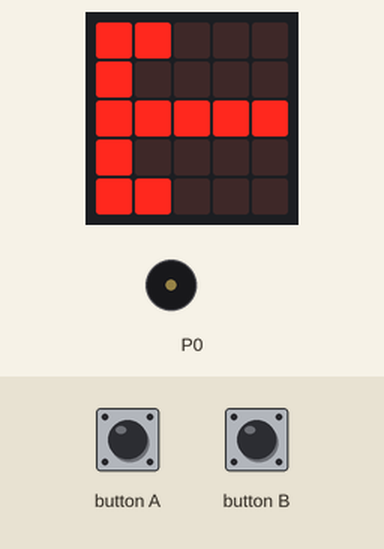
Recording of a program running on a simulated BBC micro:bit (MakeCode). Shown: the board's 5×5 LED display, buzzer (waves = sounding). The test bench sets the inputs (shaded band). Random numbers come from a fixed seed; the 48×5 strip is a reading aid, not a part: it shows the text the display is scrolling, unrolled, one strip-width of it at a time.

Above: at 1.6 s.
1.7 s: button A pressed for 0.15 s
At 2.2 s:
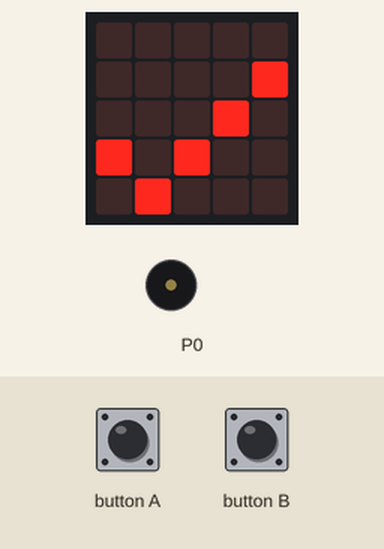
At 3.65 s:
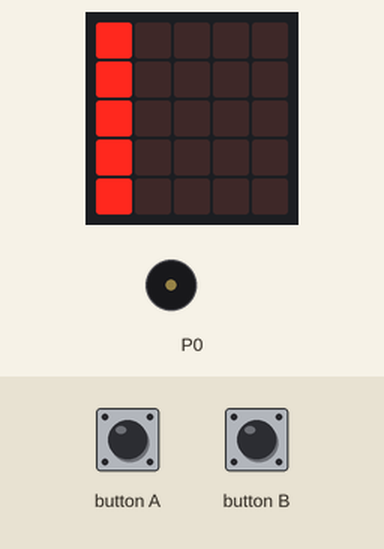
4.8 s: button B pressed for 0.15 s
At 6.6 s:
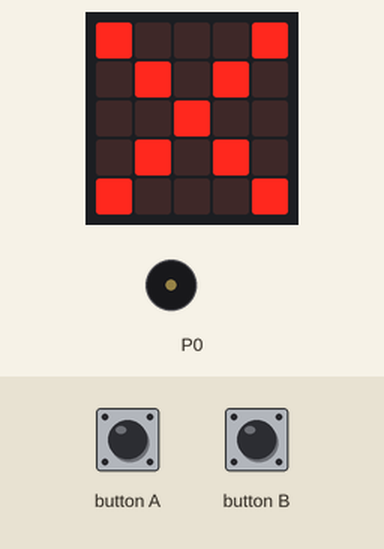
Timing chart, 0 to 14.6 s (numbered marks = the images above; inputs shaded):
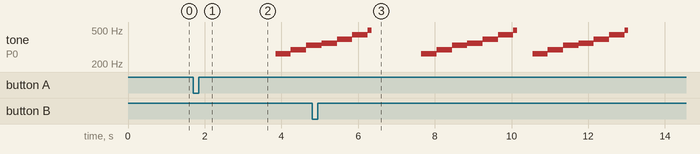

Measured:
- after the input at 1.7 s, tone on P0: silent → 262 Hz after 2.2 s, → 294 Hz 0.40 s later, → 330 Hz 0.40 s later; the display: changes after 0.15 s (image 1)
- what the display in image 1 shows lasts 1.6 s, from 1.9 s to 3.5 s
- what the display in image 2 shows lasts 0.4 s, from 3.5 s to 3.9 s
- what the display in image 3 shows lasts 0.6 s, from 6.3 s to 6.9 s

The program:

main.ts
```typescript
input.onButtonPressed(Button.A, function () {
    basic.showIcon(IconNames.Yes)
    basic.pause(1000)
    for (let index = 0; index < 3; index++) {
        basic.showLeds(`
            # . . . .
            # . . . .
            # . . . .
            # . . . .
            # . . . .
            `)
        music.ringTone(262)
        basic.showLeds(`
            # # # # #
            # . . . .
            # . . . .
            # . . . .
            # . . . .
            `)
        music.ringTone(294)
        basic.showLeds(`
            # # # # #
            # . . . #
            # . . . #
            # . . . #
            # . . . #
            `)
        music.ringTone(330)
        basic.showLeds(`
            # # # # #
            # . . . #
            # . . . #
            # . . . #
            # # # # #
            `)
        music.ringTone(349)
        basic.showLeds(`
            # # # # #
            # # # # #
            # . . . #
            # . . . #
            # # # # #
            `)
        music.ringTone(392)
        basic.showLeds(`
            # # # # #
            # # # # #
            # . . . #
            # # # # #
            # # # # #
            `)
        music.ringTone(440)
        basic.showLeds(`
            # # # # #
            # # # # #
            # # # # #
            # # # # #
            # # # # #
            `)
        music.ringTone(494)
        basic.pause(100)
        music.stopAllSounds()
    }
    basic.clearScreen()
    basic.pause(1000)
    random_num = randint(5, 99)
    for (let index = 0; index < 5; index++) {
        basic.showString("" + (random_num))
    }
    basic.pause(3000)
    basic.showLeds(`
        # # . . .
        # . . . .
        # # # # #
        # . . . .
        # # . . .
        `)
})
input.onButtonPressed(Button.B, function () {
    basic.showIcon(IconNames.No)
    basic.showLeds(`
        # # . . .
        # . . . .
        # # # # #
        # . . . .
        # # . . .
        `)
})
let random_num = 0
music.setVolume(35)
basic.showLeds(`
    # # . . .
    # . . . .
    # # # # #
    # . . . .
    # # . . .
    `)
```

test.ts
```typescript
// ide kerülnek a tesztek; a rendszer ezt nem kompilálja, ha a csomagot bővítményként használják.
```
